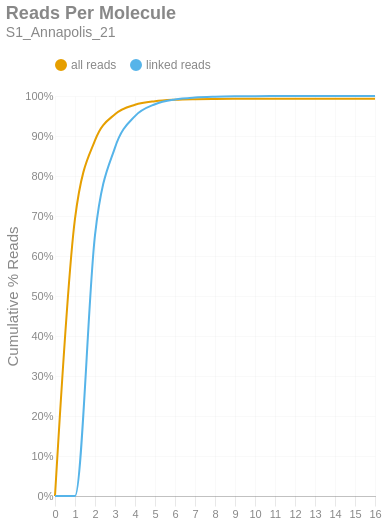

The notebook cell this image was saved under:
### Markdown cell above
### Reads per Molecule
This chart shows the cumulative distribution of the number of reads per linked molecule. That is, how many alignments are associated with a unique molecule. This excludes the number of reads associated with invalid or absent linked-read barcodes. The `linked` histogram is the percentages recalculated when disregarding singletons.

### Code cell
if SKIPLR:
    print_html(f"Skipped")
else:
    counts = np.bincount(valids['reads'].cast(pl.Int64).to_numpy())
    weighted = counts * np.arange(len(counts))
    all_perc = weighted / n_reads
    linked_perc = weighted / n_linked_reads
    linked_perc[1] = 0
    binned_df = pl.DataFrame({
        'readsper': list(range(len(counts))),
        'all reads (cumsum)': np.cumsum(all_perc).tolist(),
        'linked reads (cumsum)': np.cumsum(linked_perc).tolist(),
    })

    with SafeRender(binned_df):
        (
            density_plot(binned_df, 'Reads Per Molecule', samplename, 'readspmol')
            .encode(
                x=alt.X('readsper:O', title=None).axis(labelAngle=0).scale(padding=0),
                y=alt.Y('value:Q', title='Cumulative % Reads').axis(format='%').stack(False),
                color=alt.Color("key:N").scale(domain=["all reads", "linked reads"]),
                tooltip=[
                    alt.Tooltip("key:N", title="Data Type"),
                    alt.Tooltip("readsper:O", title="Reads Per Molecule"),
                    alt.Tooltip("value:Q", format=".2%", title="% Reads (Cum.)")
                ]            
            )
        ).display()

### Figure 1 — Vega-Lite specification as saved in the notebook (floating-point values rounded to 4 significant figures)
{"width": "container", "height": 400, "config": {"title": {"anchor": "start", "dy": -15, "fontSize": 18, "color": "#888888", "subtitleColor": "#888888", "subtitleFontSize": 14}, "arc": {"fill": "#0072B2"}, "axis": {"domainColor": "#888888", "domainWidth": 0.5, "gridWidth": 0.2, "grid": false, "titleFontWeight": 400, "titleFontSize": 15, "labelFontSize": 11, "labelColor": "#888888", "tickColor": "#888888", "tickWidth": 0.2, "titleColor": "#888888"}, "axisBand": {"grid": false}, "axisX": {"grid": true, "tickSize": 10, "domainCap": "round"}, "axisY": {"domain": false, "grid": true, "tickSize": 0, "domainCap": "round"}, "background": "transparent", "header": {"labelFontSize": 15, "labelColor": "#888888", "titleFontSize": 15, "titleFontWeight": 600, "titleColor": "#888888"}, "legend": {"labelFont": "sans-serif", "labelFontSize": 12, "labelColor": "#888888", "symbolSize": 100, "symbolType": "circle", "titleFontSize": 12, "titlePadding": 10, "titleColor": "#888888", "title": null, "orient": "top"}, "range": {"category": ["#E69F00", "#56B4E9", "#009E73", "#F0E442", "#0072B2", "#D55E00", "#CC79A7", "#000000"], "diverging": ["#cfe8f3", "#a2d4ec", "#73bfe2", "#46abdb", "#1696d2", "#12719e"]}, "area": {"fill": "#0072B2", "fillOpacity": 0.7, "line": true, "strokeOpacity": 0.7}, "line": {"color": "#0072B2", "stroke": "#0072B2", "strokeWidth": 2}, "trail": {"color": "#0072B2", "stroke": "#0072B2", "strokeWidth": 0, "size": 1}, "point": {"filled": true, "fillOpacity": 1.0, "size": 95}, "text": {"color": "#888888", "fontSize": 11, "align": "right", "fontWeight": 400, "size": 11}, "bar": {"fill": "#0072B2", "stroke": null}, "view": {"stroke": null, "continuousWidth": 660, "continuousHeight": 400}}, "data": {"name": "data-9ebd36022227ed401aee60d490b85295"}, "mark": {"type": "line", "interpolate": "monotone", "point": {"opacity": 0, "size": 275}}, "encoding": {"color": {"field": "key", "scale": {"domain": ["all reads", "linked reads"]}, "type": "nominal"}, "tooltip": [{"field": "key", "title": "Data Type", "type": "nominal"}, {"field": "readsper", "title": "Reads Per Molecule", "type": "ordinal"}, {"field": "value", "format": ".2%", "title": "% Reads (Cum.)", "type": "quantitative"}], "x": {"axis": {"labelAngle": 0}, "field": "readsper", "scale": {"padding": 0}, "title": null, "type": "ordinal"}, "y": {"axis": {"format": "%"}, "field": "value", "stack": false, "title": "Cumulative % Reads", "type": "quantitative"}}, "params": [{"name": "param_c36ac31b6afebe62", "select": {"type": "point", "fields": ["key"]}, "bind": "legend"}], "title": {"text": "Reads Per Molecule", "subtitle": "S1_Annapolis_21"}, "transform": [{"fold": ["all reads (cumsum)", "linked reads (cumsum)"]}, {"calculate": "replace(datum.key, ' (cumsum)', '')", "as": "key"}, {"filter": {"param": "param_c36ac31b6afebe62"}}], "usermeta": {"embedOptions": {"downloadFileName": "S1_Annapolis_21.readspmol"}}, "$schema": "https://vega.github.io/schema/vega-lite/v6.1.0.json", "datasets": {"data-9ebd36022227ed401aee60d490b85295": [{"readsper": 0, "all reads (cumsum)": 0.0, "linked reads (cumsum)": 0.0}, {"readsper": 1, "all reads (cumsum)": 0.6934, "linked reads (cumsum)": 0.0}, {"readsper": 2, "all reads (cumsum)": 0.8889, "linked reads (cumsum)": 0.6521}, {"readsper": 3, "all reads (cumsum)": 0.9545, "linked reads (cumsum)": 0.8711}, {"readsper": 4, "all reads (cumsum)": 0.9781, "linked reads (cumsum)": 0.9498}, {"readsper": 5, "all reads (cumsum)": 0.987, "linked reads (cumsum)": 0.9794}, {"readsper": 6, "all reads (cumsum)": 0.9906, "linked reads (cumsum)": 0.9914}, {"readsper": 7, "all reads (cumsum)": 0.9921, "linked reads (cumsum)": 0.9963}, {"readsper": 8, "all reads (cumsum)": 0.9926, "linked reads (cumsum)": 0.9983}, {"readsper": 9, "all reads (cumsum)": 0.9929, "linked reads (cumsum)": 0.9992}, {"readsper": 10, "all reads (cumsum)": 0.9931, "linked reads (cumsum)": 0.9996}, {"readsper": 11, "all reads (cumsum)": 0.9931, "linked reads (cumsum)": 0.9998}, {"readsper": 12, "all reads (cumsum)": 0.9931, "linked reads (cumsum)": 0.9999}, {"readsper": 13, "all reads (cumsum)": 0.9932, "linked reads (cumsum)": 1.0}, {"readsper": 14, "all reads (cumsum)": 0.9932, "linked reads (cumsum)": 1.0}, {"readsper": 15, "all reads (cumsum)": 0.9932, "linked reads (cumsum)": 1.0}, {"readsper": 16, "all reads (cumsum)": 0.9932, "linked reads (cumsum)": 1.0}]}}
